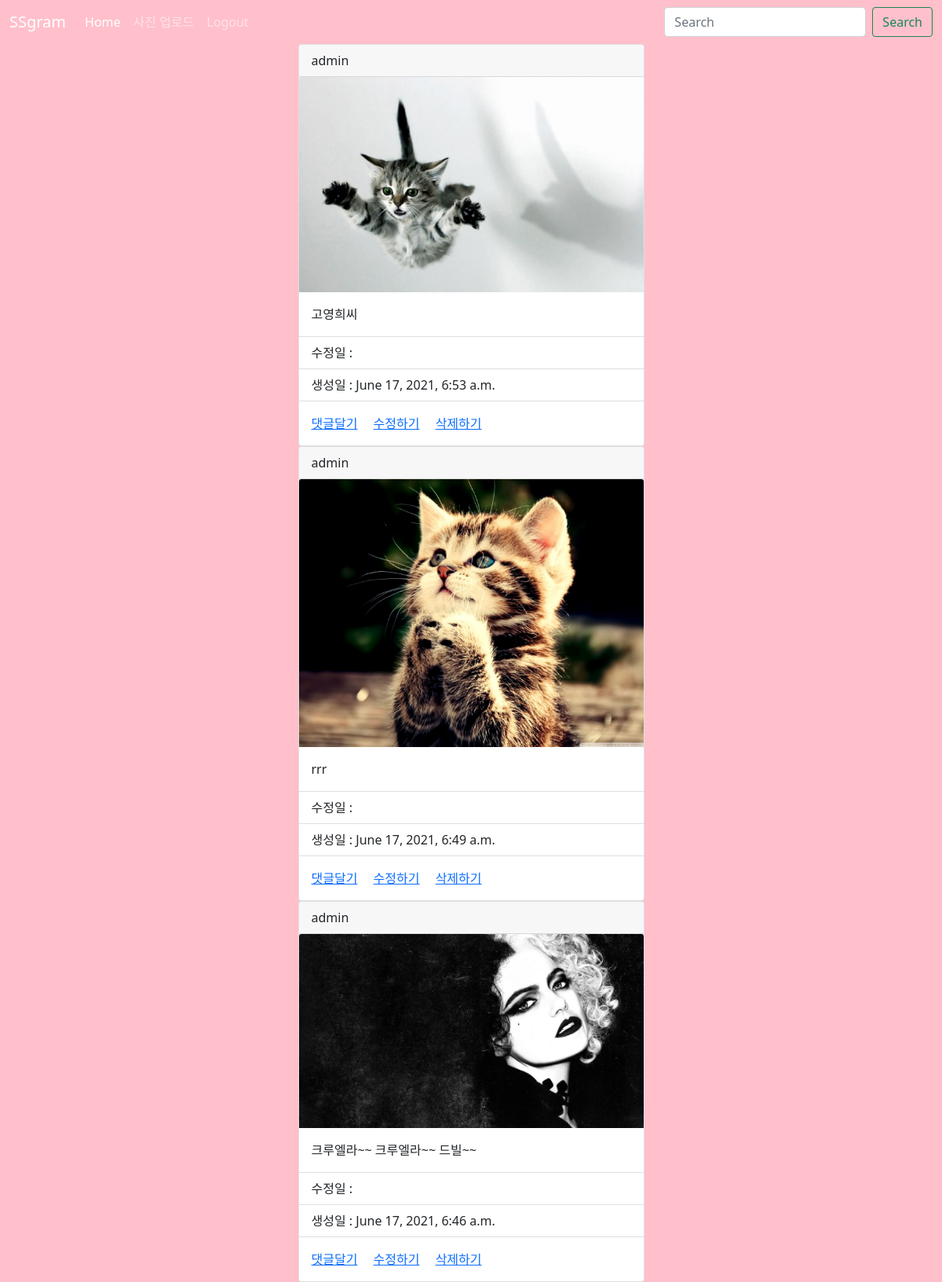
The app's page / (signed in) with its own data.
### photo/models.py (models this page shows, shortened)
class Photo(models.Model):
    author = models.ForeignKey(User, on_delete=models.CASCADE, related_name='user')
    text = models.TextField(blank=True)
    image = models.ImageField(upload_to = 'timeline_photo/%Y/%m/%D')
    created = models.DateTimeField(auto_now_add=True)
    updated = models.DateTimeField(auto_now=True)
    class Meta:
        ordering = ['-created']

### photo/views.py (the view)
# urls.py: path("", PhotoList.as_view(), name='index'),
class PhotoList(ListView):
    model = Photo
    template_name_suffix = '_list'

### photo/templates/photo/photo_list.html (shortened to what this page needs)
{% extends 'base.html' %}
{% block content %}
<div class='container'>
    <div class ='row'>
        <div class="col"></div>
        <div class="col-5">
            {% for object in object_list %}
            <div class="card">
                <div class="card-header">
                    {{ object.author }}
                </div>
                <img src=" {{ object.image.url }}" class="card-img-top" alt="...">
                <div class="card-body">
                    <p class="card-text"> {{ object.text }} </p>
                </div>
                <ul class="list-group list-group-flush">
                    <li class="list-group-item">수정일 : {{ object.update }}</li>
                    <li class="list-group-item">생성일 : {{ object.created }}</li>
                </ul>
                <div class="card-body">
                    <a href="{% url 'photo:detail' object.id %}" class="card-link">댓글달기</a>
                    {% if user == object.author %}
                    <a href="{% url 'photo:update' object.id %}" class="card-link">수정하기</a>
                    <a href="{% url 'photo:delete' object.id %}" class="card-link">삭제하기</a>
                    {% endif %}
                </div>
            </div>
            {% endfor %}
        </div>
        <div class="col"></div>
    </div>
</div>
{% endblock %}

### layout/base.html (style rules this page uses)
body { background-color: pink; }

### records on screen
Photo: author "admin", image (picture), text "고영희씨", created "June 17, 2021, 6:53 a.m.", shows "수정하기"
Photo: author "admin", image (picture), text "rrr", created "June 17, 2021, 6:49 a.m.", shows "수정하기"
Photo: author "admin", image (picture), text "크루엘라~~ 크루엘라~~ 드빌~~", created "June 17, 2021, 6:46 a.m.", shows "수정하기"
